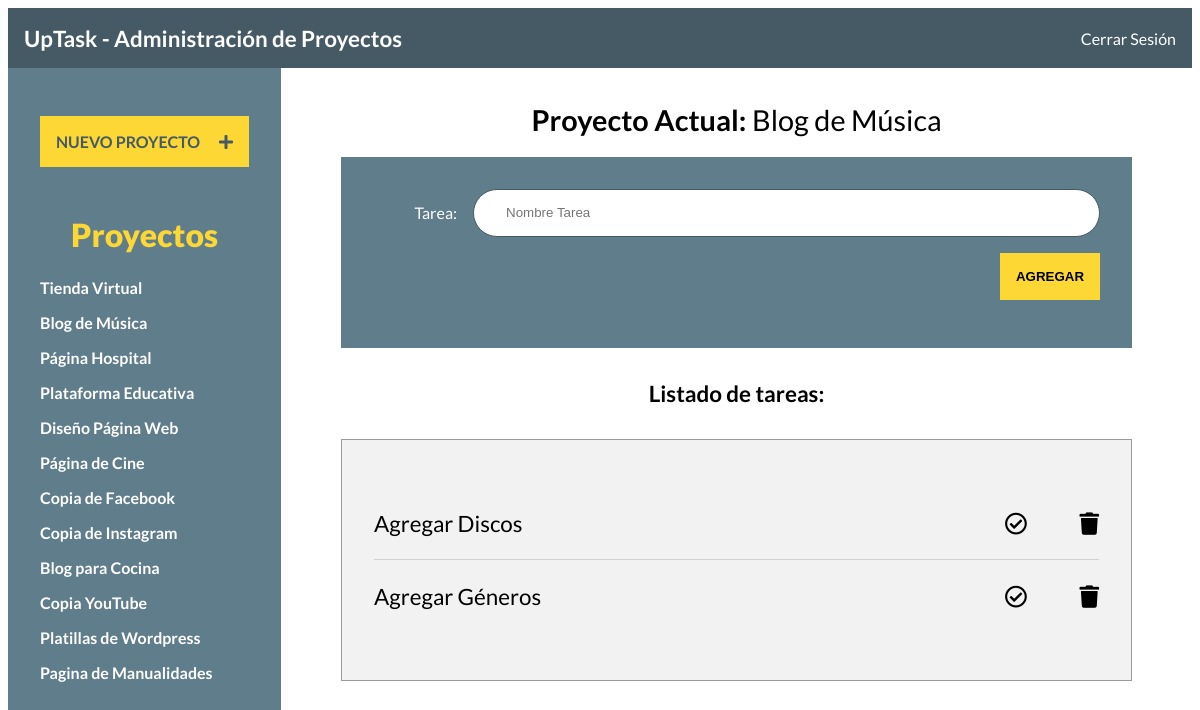
/index.php?id_proyecto=2 (signed in), run on the app's committed database.
### tables this page shows
CREATE TABLE IF NOT EXISTS `proyectos` (
  `id` int(11) NOT NULL AUTO_INCREMENT,
  `nombre` varchar(100) NOT NULL,
  PRIMARY KEY (`id`)
);

CREATE TABLE IF NOT EXISTS `tareas` (
  `id` int(11) NOT NULL AUTO_INCREMENT,
  `nombre` varchar(100) NOT NULL,
  `estado` int(1) NOT NULL DEFAULT '0',
  `id_proyecto` int(11) NOT NULL,
  PRIMARY KEY (`id`),
  KEY `id_proyecto` (`id_proyecto`)
);

### inc/funciones/funciones.php (called while the page is built, shortened)
<?php
function obtenerProyectos(){
     include 'conexion-bd.php';
     try {
        return $conn->query('SELECT id, nombre FROM proyectos');
     } catch (Exception $e) {
        echo "Error!: " . $e->getMessage();
        return false;
     }
}
function obtenerNombreProyecto($id=null){
    include 'conexion-bd.php';
    try {
       return $conn->query("SELECT nombre FROM proyectos WHERE id={$id}");
    } catch (Exception $e) {
       echo "Error!: " . $e->getMessage();
       return false;
    }
}
function obtenerTareasProyecto($id=null){
    include 'conexion-bd.php';
    try {
       return $conn->query("SELECT id, nombre, estado FROM tareas WHERE id_proyecto={$id}");
    } catch (Exception $e) {
       echo "Error!: " . $e->getMessage();
       return false;
    }
}
?>

### index.php (the view, shortened to what this page needs)
<?php
include 'inc/funciones/funciones.php';
include 'inc/templates/header.php';
include 'inc/templates/barra.php';
    $id_proyecto ="";
    if(isset($_GET['id_proyecto'])){
        $id_proyecto = $_GET['id_proyecto'];
    }
?>
<div class="contenedor">
    <?php include 'inc/templates/sidebar.php'; ?>
    <main class="contenido-principal">
        <?php
            $proyecto = obtenerNombreProyecto($id_proyecto);
            if($proyecto){ ?>
        <h1>Proyecto Actual:
                <?php foreach($proyecto as $nombre){ ?>
                    <span><?php echo $nombre['nombre']; ?></span>
                <?php } ?>
        </h1>
        <form action="#" class="agregar-tarea">
            <div class="campo">
                <label for="tarea">Tarea:</label>
                <input type="text" placeholder="Nombre Tarea" class="nombre-tarea">
            </div>
            <div class="campo enviar">
                <input type="submit" class="boton nueva-tarea" value="Agregar">
            </div>
        </form>
        <?php
        } else {
            echo "<h1>Selecciona un proyecto a la izquierda</h1>";
        }
        ?>
        <h2>Listado de tareas:</h2>
        <div class="listado-pendientes">
            <ul>
                <?php
                    $tareas = obtenerTareasProyecto($id_proyecto);
                if($tareas){
                    if($tareas->num_rows > 0 ){
                        foreach($tareas as $tarea): ?>
                            <li id="tarea:<?php echo $tarea['id']; ?>" class="tarea">
                            <p><?php echo $tarea['nombre']; ?></p>
                                <div class="acciones">
                                    <i class="far fa-check-circle <?php echo ($tarea['estado']==='1') ? 'completo' : ''; ?>"></i>
                                    <i class="fas fa-trash"></i>
                                </div>
                            </li>
                        <?php endforeach;
                    } else {
                        echo "<p class='lista-vacia'>No hay tareas en este proyecto</p>";
                    }
                }
                ?>
            </ul>
        </div>
    </main>
</div>
<?php
include 'inc/templates/footer.php';
?>

### inc/templates/sidebar.php
<aside class="contenedor-proyectos">
        <div class="panel crear-proyecto">
            <a href="#" class="boton">Nuevo Proyecto <i class="fas fa-plus"></i> </a>
        </div>
        <div class="panel lista-proyectos">
            <h2>Proyectos</h2>
            <ul id="proyectos">
                <?php
                    $proyectos = obtenerProyectos();
                    if($proyectos){
                        foreach($proyectos as $proyecto){ ?>
                            <li>
                                <a href="index.php?id_proyecto=<?php echo $proyecto['id'];?>" id="proyecto:<?php echo $proyecto['id'];?>">
                                    <?php echo $proyecto['nombre']; ?>
                                </a>
                            </li>
                    <?php }
                    } ?>
            </ul>
        </div>
</aside>

### css/style.css (style rules this page uses)
html { box-sizing: border-box; height: 100%; }
*, *:before, *:after { box-sizing: inherit; }
body { font-family: 'Lato', sans-serif; min-height: 100%; }
.campo { display: flex; margin-bottom: 1rem; align-items: center; }
.campo label { flex: 0 0 100px; text-align: right; padding-right: 1rem; }
.campo input[type="text"], .campo input[type="password"] { height: 3rem; border: 0; flex: 1; border: 1px solid #455A64; border-radius: 5rem; padding-left: 2rem; }
.enviar { justify-content: flex-end; }
.boton { background-color: #FDD835; text-align: center; transition: background-color .5s ease-in-out; display: block; padding: 1rem; text-transform: uppercase; font-weight: 400; border: none; font-weight: 900; }
body.index { height: 100vh; }
.contenedor-proyectos { min-height: 100vh; max-width: 300px; background-color: #607D8B; padding-top: 1rem; }
.panel { padding: 1rem; margin: 1rem; }
.panel a { color: white; font-weight: bold; text-decoration: none; }
.panel h2 { color: #FDD835; font-weight: 900; text-align: center; font-size: 2rem; margin: 0; }
.crear-proyecto i { margin-left: 1rem; }
.crear-proyecto a { color: #455A64; }
.lista-proyectos ul { list-style: none; padding: 1.5rem 0 0 0; margin: 0; }
.lista-proyectos ul li { margin-bottom: 1rem; }
.contenedor { display: flex; height: calc( 100% - 60px); }
.contenido-principal { flex: 1; padding: 1rem; overflow: scroll; }
.contenido-principal h1, .contenido-principal h2 { text-align: center; }
.contenido-principal h1 { font-size: 1.8rem; }
.contenido-principal h2 { font-size: 1.4rem; margin-top: 2rem; }
.contenido-principal h1 span { font-weight: 400; }
.agregar-tarea { max-width: 800px; width: 90%; background-color: #607D8B; margin: 0 auto; padding: 2rem; color: white; transition: background-color .5s ease-in-out; }
.listado-pendientes { background-color: #F2F2F2; max-width: 800px; width: 90%; margin: 2rem auto 0 auto; padding: 2rem; border: 1px solid #999; }
.listado-pendientes ul { padding: 0; list-style: none; }
.listado-pendientes ul li { display: flex; align-items: center; justify-content: space-between; font-size: 1.4rem; border-bottom: 1px solid #d1d1d1; }
.listado-pendientes ul li:last-of-type { border-bottom: none; }
.listado-pendientes ul li i { cursor: pointer; }
.acciones i:last-child { margin-left: 3rem; }

### data on the page
proyectos: nombre "Tienda Virtual"
proyectos: nombre "Blog de Música"
proyectos: nombre "Página Hospital"
proyectos: nombre "Plataforma Educativa"
proyectos: nombre "Diseño Página Web"
proyectos: nombre "Página de Cine"
proyectos: nombre "Copia de Facebook"
proyectos: nombre "Copia de Instagram"
proyectos: nombre "Blog para Cocina"
proyectos: nombre "Copia YouTube"
proyectos: nombre "Platillas de Wordpress"
proyectos: nombre "Pagina de Manualidades"
tareas: nombre "Agregar Discos", estado 0 (drawn)
tareas: nombre "Agregar Géneros", estado 0 (drawn)
